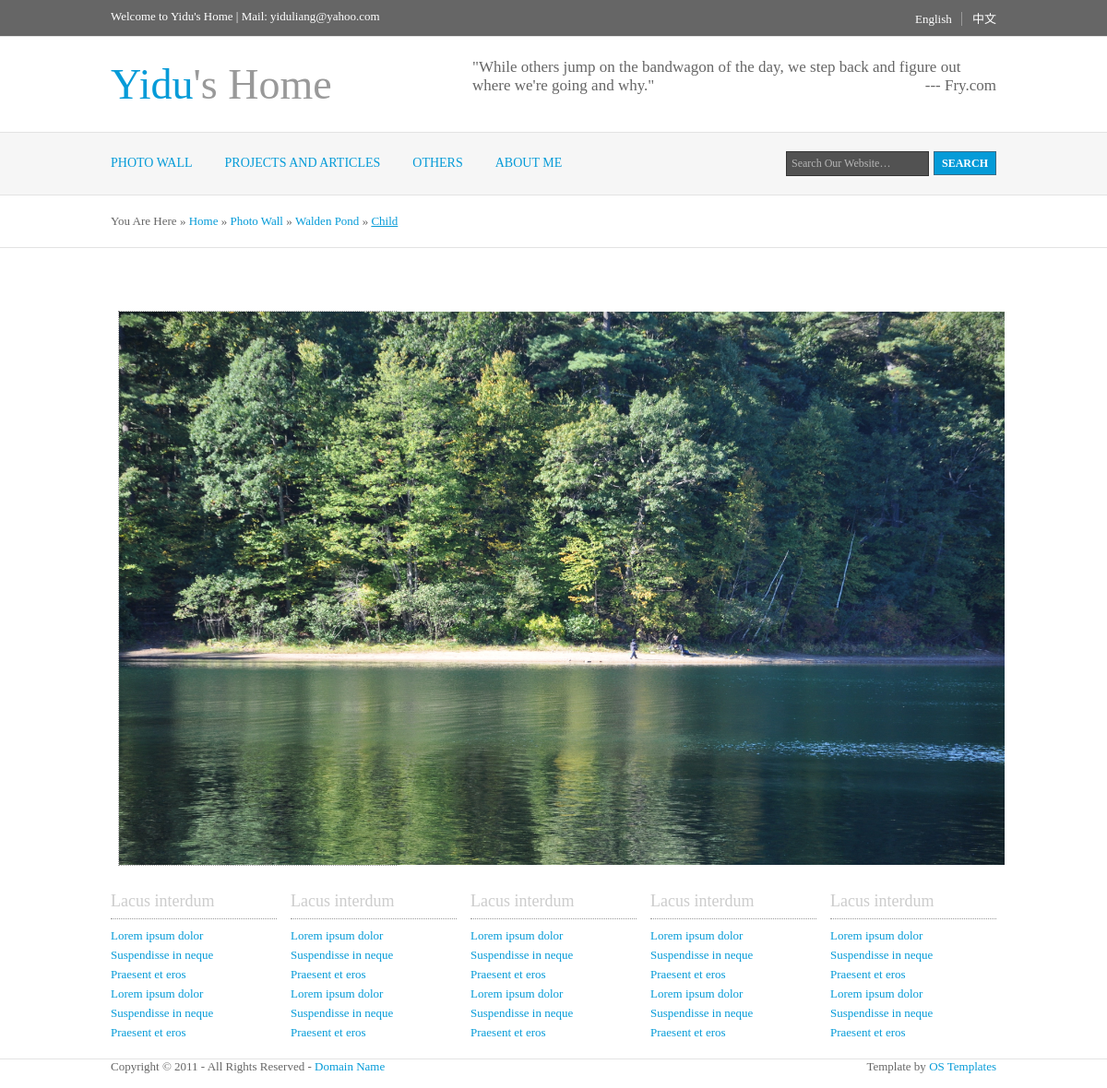
The app's page /photo/picture.php?album=1&pic=1 with its own data.
### tables this page shows
CREATE TABLE IF NOT EXISTS `photo` (
  `album_id` int(12) NOT NULL,
  `album_name` varchar(45) NOT NULL,
  `description` varchar(255) DEFAULT NULL,
  `time` date DEFAULT NULL,
  `place` varchar(45) DEFAULT NULL,
  `album_pic` varchar(155) DEFAULT NULL,
  PRIMARY KEY (`album_id`)
);

CREATE TABLE IF NOT EXISTS `picture` (
  `picture_id` int(12) NOT NULL,
  `album_id` int(11) DEFAULT NULL,
  `fileName` varchar(255) DEFAULT NULL,
  `filePath` varchar(255) DEFAULT NULL,
  `date` datetime DEFAULT NULL,
  `description` varchar(455) DEFAULT NULL,
  PRIMARY KEY (`picture_id`)
);

### photo/picture.php (the view, shortened to what this page needs)
<html xmlns="http://www.w3.org/1999/xhtml" xml:lang="EN" lang="EN" dir="ltr">
<head profile="http://gmpg.org/xfn/11">
<?php
include '../includes/opendb.php';
?>
<link rel="stylesheet" href="styles/layout.css" type="text/css" />
</head>
<body id="top">
<div>
	<?php include '../includes/header.php'; ?>
</div>
<?php
$pic = $_GET['pic'];
$album = $_GET['album'];
$albumName = mysqli_query($link,"SELECT album_name FROM photo where album_id = ".$album." ");
$name = mysqli_fetch_array($albumName);
?>
<div class="wrapper">
  <div id="breadcrumb">
    <ul>
      <li class="first">You Are Here</li>
      <li>&#187;</li>
      <li><a href="../index.php">Home</a></li>
      <li>&#187;</li>
      <li><a href="../photoWall.php">Photo Wall</a></li>
      <li>&#187;</li>
      <li><a href="photo.php?album=<?php echo $album?>"><?php echo $name['album_name'] ?></a></li>
      <li>&#187;</li>
      <li class="current"><a href="#">Child</a></li>
    </ul>
  </div>
</div>
<div class="container">
	<div id="breadcrumb">
	</div>
<?php
	$result = mysqli_query($link,"SELECT * FROM picture where picture_id = ".$pic." ");
	while($row = mysqli_fetch_array($result)){
?>
	<div class="picture" style="height:auto;>
	<a href = "">
		<img src="<?php echo $row['filePath'].$row['fileName'] ?>" style="width:960px;height:600px"/>
	</div>
<?php
}
?>
<br/><br/><br/>
</div>
<?php
include '../includes/footer.php';
?>
</body>
</html>

### styles/layout.css (style rules this page uses)
body { margin:0; padding:0; font-size:13px; font-family:Georgia, "Times New Roman", Times, serif; color:#666666; background-color:#FFFFFF; }
img { display:block; margin:0; padding:0; border:none; }
a { outline:none; text-decoration:none; color:#059BD8; background-color:#FFFFFF; }
div.wrapper { display:block; width:100%; margin:0; text-align:left; border-bottom:1px solid #E3E3E3; }
#header, #topline, #topbar, #breadcrumb, .container, #hpage_cats, #adblock, #socialise, #footer, #copyright { margin:0 auto 0; display:block; width:960px; }
#breadcrumb { padding:20px 0; }
#breadcrumb ul { margin:0; padding:0; list-style:none; }
#breadcrumb ul li { display:inline; }
#breadcrumb ul li.current a { text-decoration:underline; }
.container { padding:20px 0; }
.picture { width:300px; height:200px; border:1px dotted #999999; float:left; margin:8px; }

### records on screen
photo: album_name "Walden Pond"
picture: filePath+fileName (picture)
